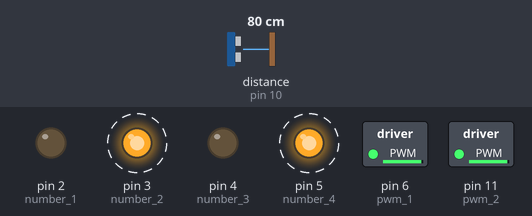
Recording of a sketch running on a simulated Arduino Uno, built with avr-gcc and run on an emulated ATmega328P. Shown: switched loads named in the sketch (green lamp = pin HIGH), output pins drawn as LEDs (lit = HIGH). Wiring (inferred from the names in the program): ultrasonic range finder: trigger pin 9; echo pin 10. Dashed ring = blinking. The test bench sets the inputs (shaded band); at power-on: distance to the obstacle (sensor on pin 10) 80 cm. The echo pulse lasts 58.3 µs per cm; pins used as bus, display or sensor lines are not drawn.

Above: at 0.86 s.
1.5 s: distance to the obstacle (sensor on pin 10) set to 12 cm
4.9 s: distance to the obstacle (sensor on pin 10) set to 9 cm
At 5.37 s:
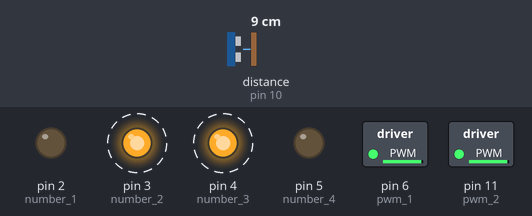
8.3 s: distance to the obstacle (sensor on pin 10) set to 18 cm
At 9.05 s:
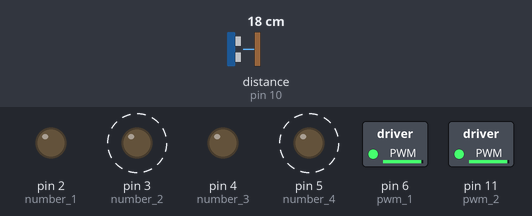
11.7 s: distance to the obstacle (sensor on pin 10) set to 2 cm
At 11.93 s:
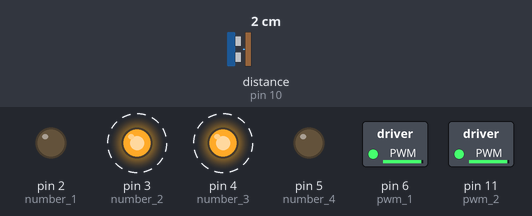
Timing chart, 0 to 16.1 s (numbered marks = the images above; inputs shaded):
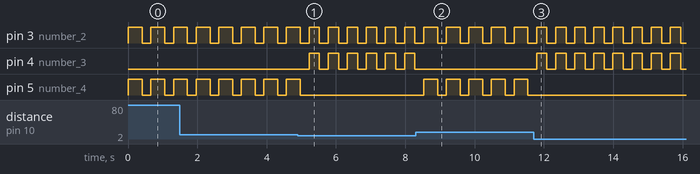

Measured:
- the behaviour switches between 11 and 10 cm on distance to the obstacle (sensor on pin 10) (found by bisection; images 0 and 1)
- after the input at 4.9 s, pin 4 (number_3): alternates HIGH for 0.30 s and LOW for 0.25 s, starting after 0.32 s; pin 5 (number_4): goes on until 5.0 s, then stays LOW
- after the input at 8.3 s, pin 4 (number_3): stops changing and stays LOW; pin 5 (number_4): alternates HIGH for 0.40 s and LOW for 0.25 s, starting after 0.23 s
- after the input at 11.7 s, pin 4 (number_3): alternates HIGH for 0.30 s and LOW for 0.25 s, starting after 0.09 s; pin 5 (number_4): stops changing and stays LOW
- by itself, pin 3 (number_2): alternates HIGH for 0.30 s and LOW for 0.25 s
- by itself, pin 5 (number_4): alternates HIGH for 0.40 s and LOW for 0.25 s

The sketch:

maze_solver1.ino
```cpp
#define SATIR 27
#define SUTUN 27

byte trig_pin=9,echo_pin=10;
long sure;
long uzunluk;

const int number_1=2;
const int number_2=3;
const int number_3=4;
const int number_4=5;

const int  pwm_1=6;
const int  pwm_2=11;

int dizi[SATIR][SUTUN]={{0,0,0,0,0,0,0,0,0,0,0,0,0,0,0,0,0,0,0,0,0,0,0,0,0,0,0},
                        {0,0,0,0,0,0,0,0,0,0,0,0,0,0,0,0,0,0,0,0,0,0,0,0,0,0,0},
                        {0,0,0,0,0,0,0,0,0,0,0,0,0,0,0,0,0,0,0,0,0,0,0,0,0,0,0},
                        {0,0,0,0,0,0,0,0,0,0,0,0,0,0,0,0,0,0,0,0,0,0,0,0,0,0,0},
                        {0,0,0,0,0,0,0,0,0,0,0,0,0,0,0,0,0,0,0,0,0,0,0,0,0,0,0},
                        {0,0,0,0,0,0,0,0,0,0,0,0,0,0,0,0,0,0,0,0,0,0,0,0,0,0,0},
                        {0,0,0,0,0,0,0,0,0,0,0,0,0,0,0,0,0,0,0,0,0,0,0,0,0,0,0},
                        {0,0,0,0,0,0,0,0,0,0,0,0,0,0,0,0,0,0,0,0,0,0,0,0,0,0,0},
                        {0,0,0,0,0,0,0,0,0,0,0,0,0,0,0,0,0,0,0,0,0,0,0,0,0,0,0},
                        {0,0,0,0,0,0,0,0,0,0,0,0,0,0,0,0,0,0,0,0,0,0,0,0,0,0,0},
                        {0,0,0,0,0,0,0,0,0,0,0,0,0,0,0,0,0,0,0,0,0,0,0,0,0,0,0},
                        {0,0,0,0,0,0,0,0,0,0,0,0,0,0,0,0,0,0,0,0,0,0,0,0,0,0,0},
                        {0,0,0,0,0,0,0,0,0,0,0,0,0,0,0,0,0,0,0,0,0,0,0,0,0,0,0},
                        {0,0,0,0,0,0,0,0,0,0,0,0,0,0,0,0,0,0,0,0,0,0,0,0,0,0,0},
                        {0,0,0,0,0,0,0,0,0,0,0,0,0,0,0,0,0,0,0,0,0,0,0,0,0,0,0},
                        {0,0,0,0,0,0,0,0,0,0,0,0,0,0,0,0,0,0,0,0,0,0,0,0,0,0,0},
                        {0,0,0,0,0,0,0,0,0,0,0,0,0,0,0,0,0,0,0,0,0,0,0,0,0,0,0},
                        {0,0,0,0,0,0,0,0,0,0,0,0,0,0,0,0,0,0,0,0,0,0,0,0,0,0,0},
                        {0,0,0,0,0,0,0,0,0,0,0,0,0,0,0,0,0,0,0,0,0,0,0,0,0,0,0},
                        {0,0,0,0,0,0,0,0,0,0,0,0,0,0,0,0,0,0,0,0,0,0,0,0,0,0,0},
                        {0,0,0,0,0,0,0,0,0,0,0,0,0,0,0,0,0,0,0,0,0,0,0,0,0,0,0},
                        {0,0,0,0,0,0,0,0,0,0,0,0,0,0,0,0,0,0,0,0,0,0,0,0,0,0,0},
                        {0,0,0,0,0,0,0,0,0,0,0,0,0,0,0,0,0,0,0,0,0,0,0,0,0,0,0},
                        {0,0,0,0,0,0,0,0,0,0,0,0,0,0,0,0,0,0,0,0,0,0,0,0,0,0,0},
                        {0,0,0,0,0,0,0,0,0,0,0,0,0,0,0,0,0,0,0,0,0,0,0,0,0,0,0},
                        {0,0,0,0,0,0,0,0,0,0,0,0,0,0,0,0,0,0,0,0,0,0,0,0,0,0,0},
};

int x_pozisyon=12;
int y_pozisyon=12;

int mesafe_sensor;
int aci_yonu;
int kontrol;

void setup() {

   pinMode(trig_pin,OUTPUT);
   pinMode(echo_pin,INPUT);
   pinMode(number_1,OUTPUT);
   pinMode(number_2,OUTPUT);
   pinMode(number_3,OUTPUT);
   pinMode(number_4,OUTPUT);
   pinMode(pwm_1,OUTPUT);
   pinMode(pwm_2,OUTPUT);

   dizi[12][12]=1;
   aci_yonu=0;
   kontrol=0;

   analogWrite(pwm_1,500); // sağ motor
   analogWrite(pwm_2,500);
}
void loop()
{

   mesafe_sensor = mesafe_sensor_fonk();

   if(mesafe_sensor >= 10)
   {
       hareket(aci_yonu);
       if(dizi[y_pozisyon][x_pozisyon] == 0)
       {
           aci_yonu=yon_belirle(aci_yonu);
           dizi[y_pozisyon][x_pozisyon] +=1;
           robotun_ileri_hareketi();

       }
       else if(dizi[y_pozisyon][x_pozisyon] == 1)
       {
            aci_yonu +=90;
            aci_yonu=yon_belirle(aci_yonu);
            hareket(aci_yonu);
            robotun_donus_hareketi();

            if(dizi[y_pozisyon][x_pozisyon]==0 && mesafe_sensor >= 10)
            {
               aci_yonu=yon_belirle(aci_yonu);
               dizi[y_pozisyon][x_pozisyon] +=1;
               robotun_ileri_hareketi();
            }
            else
            {
               aci_yonu +=90;
               aci_yonu=yon_belirle(aci_yonu);
               hareket(aci_yonu);
               robotun_donus_hareketi();

               if(dizi[y_pozisyon][x_pozisyon]==0 && mesafe_sensor >= 10)
               {
                  aci_yonu=yon_belirle(aci_yonu);
                  dizi[y_pozisyon][x_pozisyon] +=1;
                  robotun_ileri_hareketi();
               }
               else
               {
                  aci_yonu +=90;
                  aci_yonu=yon_belirle(aci_yonu);
                  hareket(aci_yonu);
                  robotun_donus_hareketi();

                  if(dizi[y_pozisyon][x_pozisyon]==0 && mesafe_sensor >= 10)
                  {
                     aci_yonu=yon_belirle(aci_yonu);
                     dizi[y_pozisyon][x_pozisyon] +=1;
                     robotun_ileri_hareketi();
                  }
                  else
                  {
                      aci_yonu +=90;
                      aci_yonu=yon_belirle(aci_yonu);
                      hareket(aci_yonu);
                      robotun_donus_hareketi();

                      kontrol=1;
                  }

                  if(kontrol==1)
                  {
                     aci_yonu=yon_belirle(aci_yonu);
                     dizi[y_pozisyon][x_pozisyon] +=1;
                     robotun_ileri_hareketi();
                  }
               }
            }
       }

       else if (dizi[y_pozisyon][x_pozisyon] ==2 )
       {
          aci_yonu +=90;
          aci_yonu=yon_belirle(aci_yonu);
          robotun_donus_hareketi();
       }
   }

   else
   {
         aci_yonu +=90;
         aci_yonu=yon_belirle(aci_yonu);
         hareket(aci_yonu);
         robotun_donus_hareketi();
   }

}


int mesafe_sensor_fonk(void)
{
  digitalWrite(trig_pin,LOW);
  delayMicroseconds(2);
  digitalWrite(trig_pin,HIGH);
  delayMicroseconds(10);
  digitalWrite(trig_pin,LOW);
  digitalWrite(echo_pin,HIGH);

  sure=pulseIn(echo_pin,HIGH); //LOW ve HIGH komutları arasındaki süreyü us cinsinden hesaplar
  uzunluk=(sure/2)/29.154;// ses sinyalinin bir cm  hareket etmesi için 29.154 us sürer.

  return uzunluk;
}
int yon_belirle(int aci)
{
   int sonuc;

   if(aci < 0)
   {
       sonuc=360 + aci;
   }
   else if(aci >= 360)
   {
       sonuc=aci-360;
   }
   else
   {
       sonuc=aci;
   }
   return sonuc;
}

void hareket(const int aci )
{
    int x_yeni_pozisyon;
    int y_yeni_pozisyon;

    if(aci==0)               // satirda pozistonu koru stunda saga git
    {
       x_yeni_pozisyon=1;
       y_yeni_pozisyon=0;
    }
    else if(aci==90)         // stunda pozisyonu koru satirda yukari git
    {
       x_yeni_pozisyon=0;
       y_yeni_pozisyon=-1;
    }
    else if(aci==180)         // satirda pozisyonunu koru stunda sola git
    {
       x_yeni_pozisyon=-1;
       y_yeni_pozisyon=0;
    }
    else if(aci==270)         // stunda pozisyonunu koru satirda asagi git
     {
       x_yeni_pozisyon=0;
       y_yeni_pozisyon=1;
     }

     x_pozisyon +=x_yeni_pozisyon;

     if(x_pozisyon < 0)
     {
        x_pozisyon -=x_yeni_pozisyon;
     }
     else if(x_pozisyon > SATIR)
     {
         x_pozisyon -=x_yeni_pozisyon;
     }

     y_pozisyon +=y_yeni_pozisyon;


     if(y_pozisyon < 0)
     {
        y_pozisyon -=y_yeni_pozisyon;
     }
     else if(y_pozisyon > SATIR)
     {
         y_pozisyon -=y_yeni_pozisyon;
     }
}

void robotun_ileri_hareketi(void)
{
       //robot belirlenen süre kadar ileri gidecektir
       digitalWrite(number_1,LOW);  //sağ motor ileri
       digitalWrite(number_2,HIGH);
       digitalWrite(number_3,LOW);  //sol motor ileri
       digitalWrite(number_4,HIGH);
       delay(400);
       //robot durmasını sağlayan kod dizini
       digitalWrite(number_1,LOW);
       digitalWrite(number_2,LOW);
       digitalWrite(number_3,LOW);
       digitalWrite(number_4,LOW);
       delay(250);
}

void robotun_donus_hareketi(void)
{
       // robot 90 derece solo donecektir
       digitalWrite(number_1,LOW);
       digitalWrite(number_2,HIGH);
       digitalWrite(number_3,HIGH);
       digitalWrite(number_4,LOW);
       delay(300);
       digitalWrite(number_1,LOW);
       digitalWrite(number_2,LOW);
       digitalWrite(number_3,LOW);
       digitalWrite(number_4,LOW);
       delay(250);
}
```
